Frame 1 (no input): blank canvas, image omitted
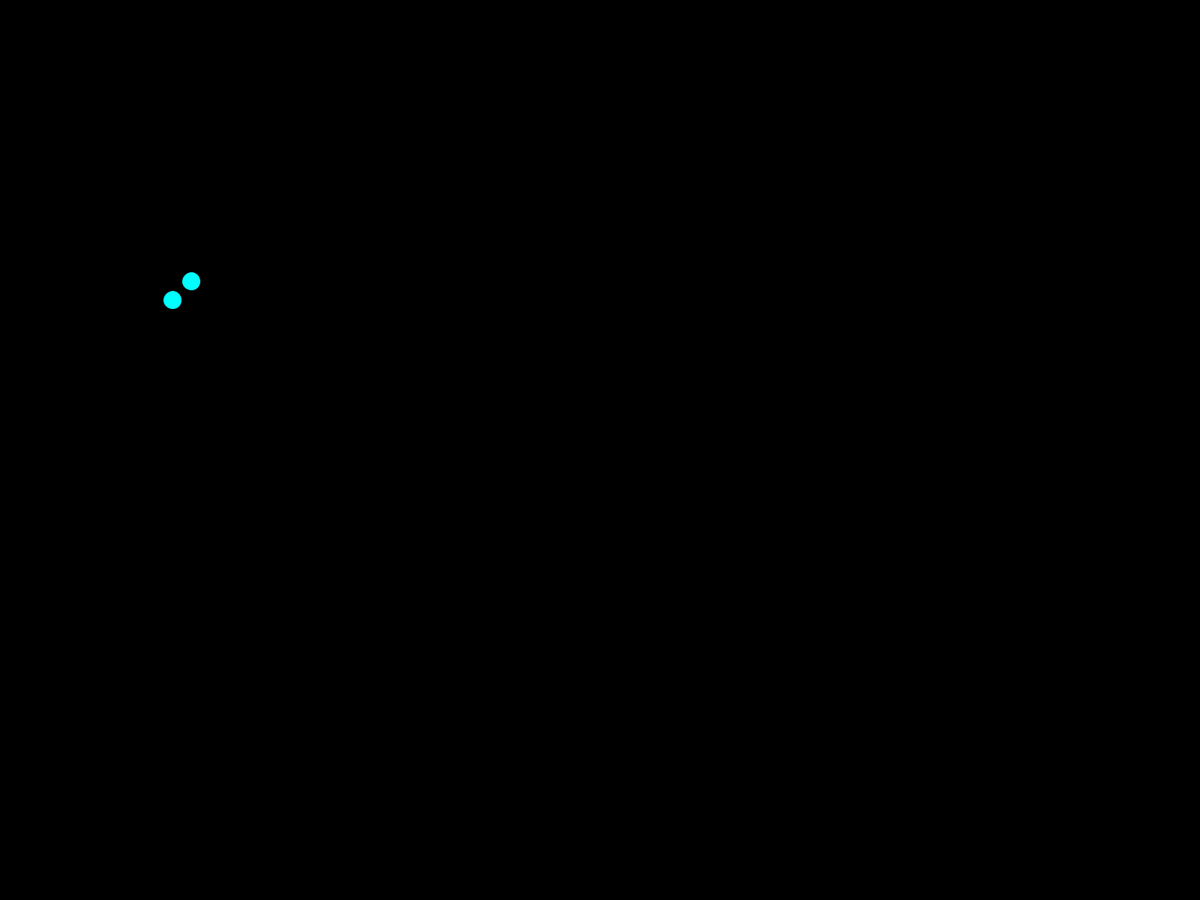
Frame 60 (the mouse pressed at the canvas centre just before this capture)
Frame 120 (the mouse held since frame 60 and released just before this capture): blank canvas, image omitted

The Processing sketch that drew this single still picture (run headless with seeded random() and noise(); from frame 60 on, the mouse is pressed at the canvas centre):

// Processing sketch: BouncingBall
// ── BouncingBall.pde
// Variables go here
Ball myBall = new Ball( 50, 100); // Initiatlizing the Class
Ball yourBall = new Ball (75, 75);

void setup() {
  //size (100, 200);
  fullScreen ();
  print ("Screen Dimensions" +"\n  My width is " + displayWidth + "\n  My height is " + displayHeight);
}

void draw () {
  background (0); //Black on a GreyScale
  
  myBall.EdgeDetection();
  myBall.ClassDraw ();
  
  yourBall.EdgeDetection();
  yourBall.ClassDraw ();
  
} // End of DRAW Loop
// ── Ball.pde
class Ball {
  float radius;
  float x;
  float y;
  color c;
  float xSpeed;
  float ySpeed;
  
  Ball (float x, float y){ //Constructor for Ball
    this.x = x; //Unique x coordinate
    this.y = y; //Unique y coordinate
    c = color(0, 255, 255); //Colour is shared with all Balls
    xSpeed = 3.0; 
    ySpeed = 5.0; 
    radius = 25; //Radius is also shared with all Balls
    
  } // End of Constructor
  
  void EdgeDetection () {
    
    // Ensuring Ball does not leave the screen
    if (x+xSpeed < 0 || x+xSpeed > width){
      xSpeed *= -1;
    }
    if (y+ySpeed < 0 || y+ySpeed > height) {
    ySpeed *= -1;
    }
    
    x += xSpeed;
    y += ySpeed;
  } // End of Edge Detection
  
  void ClassDraw () {
    fill(c); //Fills the ball with a colour
    ellipse(x, y, radius, radius); //Shape for myBall
  }
  
} //End of Class Ball
